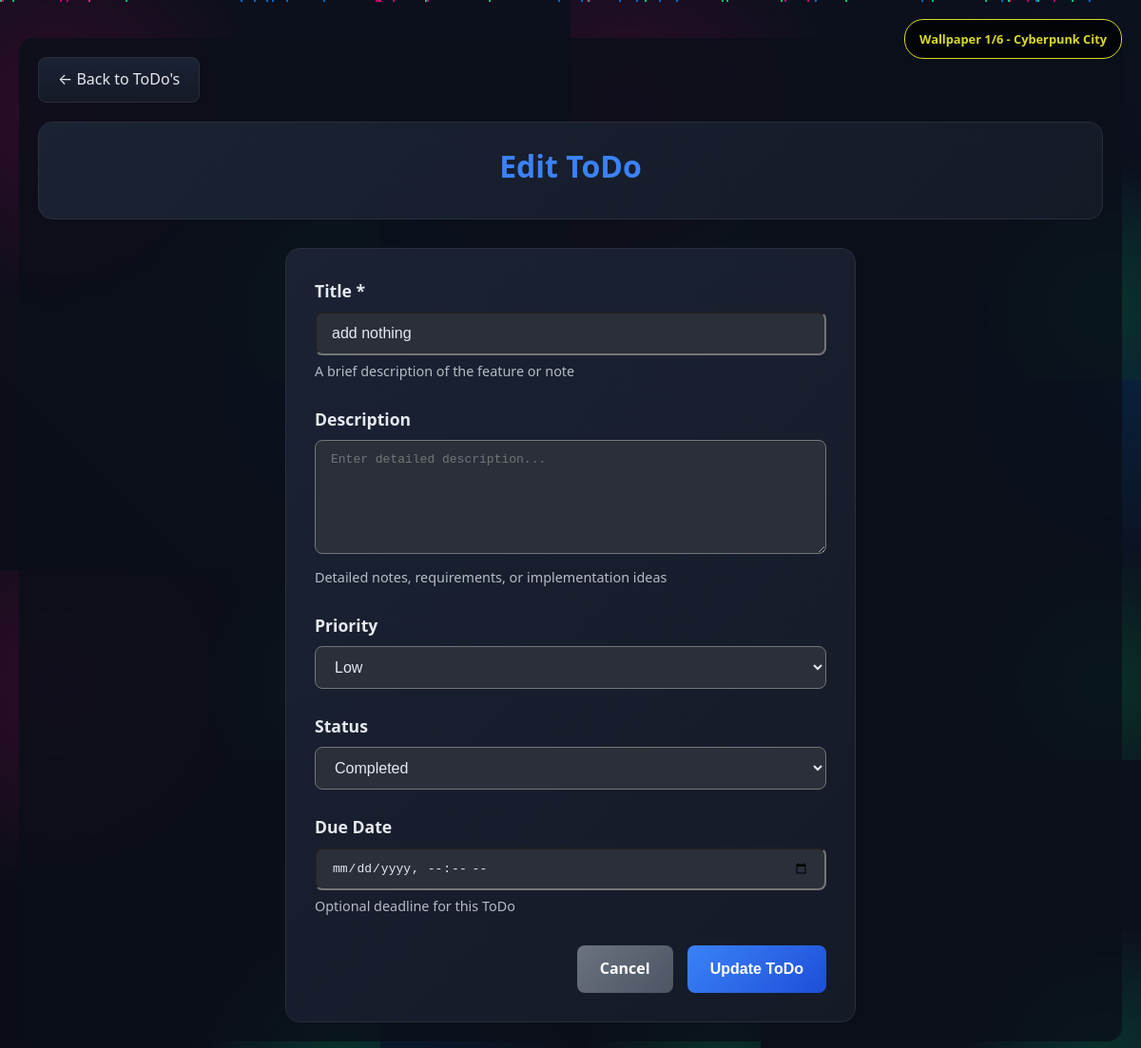
Screenshot of /todos/3/update/ with the database file from the repository.
### core/models.py (models this page shows, shortened)
class Todo(models.Model):
    PRIORITY_CHOICES = [
        ('low', 'Low'),
        ('medium', 'Medium'),
        ('high', 'High'),
        ('urgent', 'Urgent'),
    ]
    STATUS_CHOICES = [
        ('pending', 'Pending'),
        ('in_progress', 'In Progress'),
        ('completed', 'Completed'),
        ('cancelled', 'Cancelled'),
    ]
    title = models.CharField(max_length=200)
    description = models.TextField(blank=True, null=True)
    priority = models.CharField(max_length=10, choices=PRIORITY_CHOICES, default='medium')
    status = models.CharField(max_length=15, choices=STATUS_CHOICES, default='pending')
    created_at = models.DateTimeField(auto_now_add=True)
    updated_at = models.DateTimeField(auto_now=True)
    due_date = models.DateTimeField(blank=True, null=True)
    class Meta:
        ordering = ['-created_at']

### core/views.py (the view, shortened to what this page needs)
# urls.py: path('todos/<int:pk>/update/', views.todo_update, name='todo_update'),
def todo_update(request, pk):
    todo = get_object_or_404(Todo, pk=pk)
    context = {
        'todo': todo,
        'form_type': 'update'
    }
    return render(request, 'core/todo_form.html', context)

### core/templates/core/todo_form.html (shortened to what this page needs)
{% extends 'core/base.html' %}
{% block content %}
    <a href="{% url 'todo_list' %}" class="back-btn">← Back to ToDo's</a>
    <div class="header">
      <h1>{% if form_type == 'create' %}Add New ToDo{% else %}Edit ToDo{% endif %}</h1>
    </div>
    <div class="form-container">
      <div class="form-card">
        <form method="post">
          <div class="form-group">
            <label for="title" class="form-label">Title *</label>
            <input type="text" id="title" name="title" class="form-input"
                   value="{% if todo %}{{ todo.title }}{% endif %}"
                   placeholder="Enter ToDo title..." required>
            <div class="form-help">A brief description of the feature or note</div>
          </div>
          <div class="form-group">
            <label for="description" class="form-label">Description</label>
            <textarea id="description" name="description" class="form-input form-textarea"
                      placeholder="Enter detailed description...">{% if todo %}{{ todo.description }}{% endif %}</textarea>
            <div class="form-help">Detailed notes, requirements, or implementation ideas</div>
          </div>
          <div class="form-group">
            <label for="priority" class="form-label">Priority</label>
            <select id="priority" name="priority" class="form-select">
              <option value="low" {% if todo and todo.priority == 'low' %}selected{% endif %}>Low</option>
            </select>
          </div>
          <div class="form-group">
            <label for="status" class="form-label">Status</label>
            <select id="status" name="status" class="form-select">
              <option value="completed" {% if todo and todo.status == 'completed' %}selected{% endif %}>Completed</option>
            </select>
          </div>
          <div class="form-group">
            <label for="due_date" class="form-label">Due Date</label>
            <input type="datetime-local" id="due_date" name="due_date" class="form-input"
                   value="{% if todo and todo.due_date %}{{ todo.due_date|date:'Y-m-d\TH:i' }}{% endif %}">
            <div class="form-help">Optional deadline for this ToDo</div>
          </div>
          <div class="form-actions">
            <a href="{% url 'todo_list' %}" class="btn btn-secondary">Cancel</a>
            <button type="submit" class="btn btn-primary">
              {% if form_type == 'create' %}Create ToDo{% else %}Update ToDo{% endif %}
            </button>
          </div>
        </form>
      </div>
    </div>
{% endblock %}

### rows the page displays
Todo: title "add nothing", priority "Low", status "Completed"
